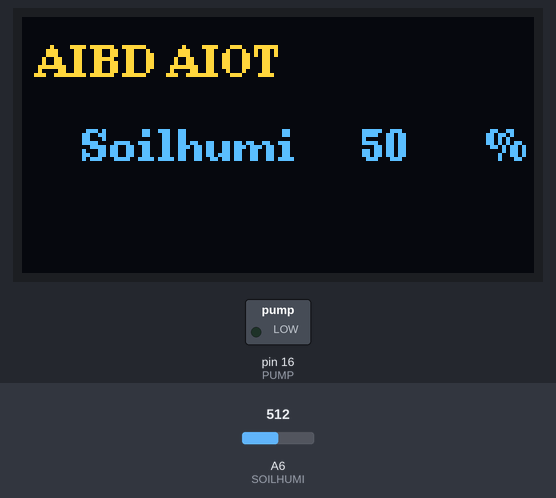
Bench run of a sketch on a simulated Arduino Nano, built with avr-gcc and run on an emulated ATmega328P. Shown: 128×64 one-colour display, switched loads named in the sketch (green lamp = pin HIGH). Inputs (shaded band) come from the test bench; at power-on: A6 (SOILHUMI) = 512. The OLED is the two-colour kind (top 16 rows yellow).

Above: at 6.8 s.
6.9 s: A6 (SOILHUMI) set to 700
At 10.0 s:
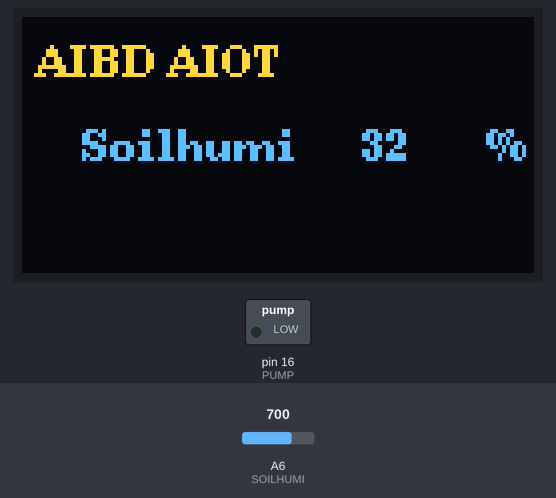
11.4 s: A6 (SOILHUMI) set to 727
At 13.5 s:
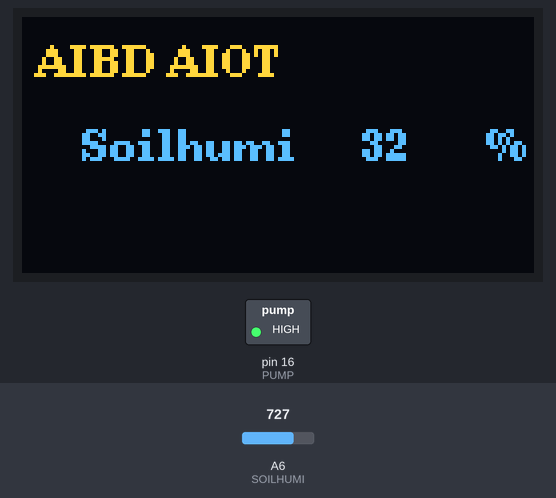
15.9 s: A6 (SOILHUMI) set to 716
At 18.4 s:
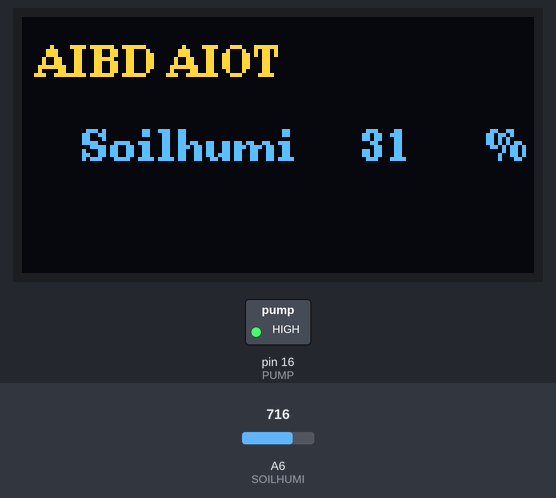
Timing chart, 0 to 19.9 s (numbered marks = the images above; inputs shaded):
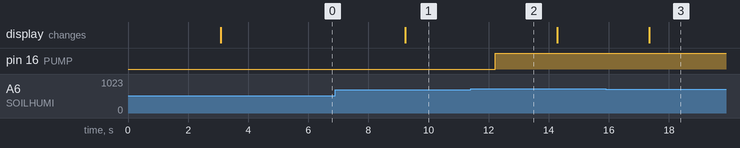

The sketch:

EXERCISE3____________.ino
```cpp
#include <U8g2lib.h> //U8g2 라이브러리 호출
U8G2_SH1106_128X64_NONAME_F_HW_I2C u8g2(U8G2_R0, /* reset=*/ U8X8_PIN_NONE);
#define PUMP 16 //전처리문
#define SOILHUMI A6 //전처리문

uint32_t DataCaptureDelay=3000; //3초마다 데이터 측정을 위해 지연시간 설정
uint32_t DataCapture_ST=0;

int Soilhumi=0;

//setup function
void setup() {
  u8g2.begin();
  Serial.begin(9600);
  pinMode(SOILHUMI, INPUT); //토양습도를 input으로 설정
  DataCapture_ST=millis(); //타이머 사용을 위한 시간 함수
  pinMode(PUMP, OUTPUT); //DC PUMP를 output으로 설정
}

void loop() {
  if((millis()-DataCapture_ST) > DataCaptureDelay) { //3초마다 온/습도 및 토양 습도 측정
      Soilhumi=map(analogRead(SOILHUMI), 0, 1023, 100, 0); //0~1023까지의 analog data를 0~100까지 mapping해서 퍼센트로 표시

  if(isnan(Soilhumi)){ //오류가 발생했을 때 아래 구문 출력
    Serial.println(F("Failed to read from sensor!"));
    return;
  }

  if(Soilhumi<=30){ //토양 습도가 30 이하일 때 DC PUMP 동작
    digitalWrite(PUMP,HIGH);
    delay(2000);
  }
  else if (Soilhumi>=60){ //토양 습도가 60 이상일 때 DC PUMP OFF
    digitalWrite(PUMP, LOW);
    delay(2000);
    }
  OLEDdraw(); //토양 습도 표시
  DataCapture_ST=millis(); //실행 시간 초기화
  }
}

//OLEDdraw 함수
void OLEDdraw(){
  u8g2.clearBuffer(); //버퍼 비우기

  u8g2.setFont(u8g2_font_ncenB08_te); //폰트 설정
  u8g2.drawStr(1, 15, " AIBD AIOT");

  u8g2.drawStr(15, 36, "Soilhumi");
  u8g2.setCursor(85, 36); u8g2.print(Soilhumi);
  u8g2.drawStr(116, 36, "%");

  u8g2.sendBuffer();
}
```

Measured:
- the behaviour switches between 716 and 717 on A6 (SOILHUMI) (found by bisection; images 1 and 2)
- after the input at 6.9 s, the display: changes after 2.3 s (image 1)
- after the input at 11.4 s, pin 16 (PUMP): LOW → HIGH after 0.82 s
- after the input at 15.9 s, the display: changes after 1.5 s (image 3)
